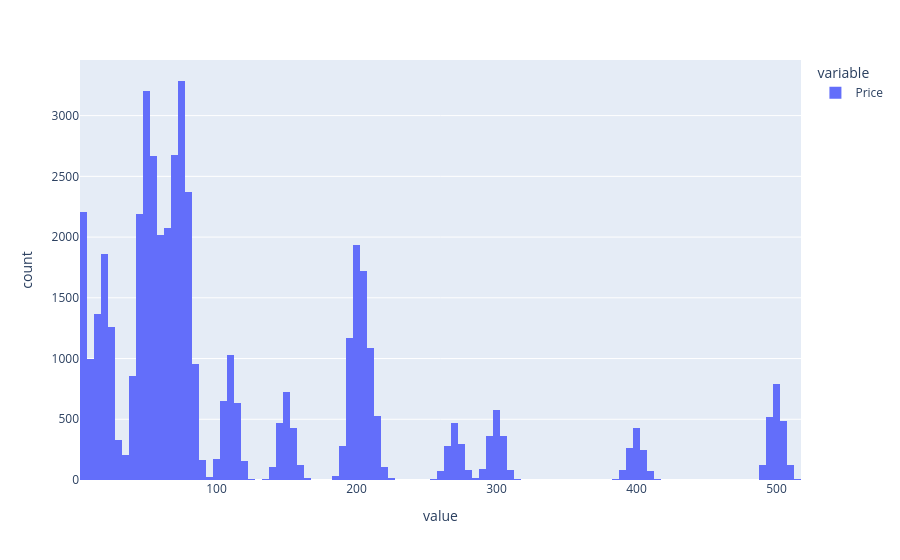

Here is the notebook cell this chart was saved with:
### Markdown cell above
## Problem 5: Regression Analysis

In this section, we will switch from classification to regression. The goal is to predict the price of clothing items based on their image features. Follow the steps below to load the price data, train a regression model, and evaluate its performance.

### Problem 5a: Training a Linear Regression Model

**Task**: Use `pandas` and `scikit-learn` to train a linear regression model to predict prices:

1. **Join the DataFrames**: 
    - Combine the price data with the original `train_df` and `test_df` using the [`join`](https://pandas.pydata.org/docs/reference/api/pandas.DataFrame.join.html) method.
    - Store the resulting training data in `prices_train` and the testing data in `prices_test`.

    **Hint**: Think about which column can serve as the key for joining the `prices` DataFrame with the original `train_df` and `test_df`.

2. **Train the Model**:
    - Use `LinearRegression` from [`sklearn.linear_model`](https://scikit-learn.org/stable/modules/linear_model.html) to train a regression model.
    - Ensure that the model predicts only positive prices.

3. **Store Predictions**:
    - Add the predicted prices to the `prices_test` `DataFrame`.

**Important for grading**: Name your model `price_model`.

**Expected Output**:
The `prices_train` and `prices_test` `DataFrames` should look like this:

| key_0 |      image      |    label    | predicted_label | correct | Price |
|-------|-----------------|-------------|-----------------|---------|-------|
| 48572 | [0.0, 0.0, ...] |   Sneaker   |     Sneaker     |   True  | 49.86 |
| 38696 | [0.0, 0.0, ...] |    Dress    |      Dress      |   True  | 14.56 |

### Code cell
prices = pd.read_csv(f"{ASSIGNMENT_FILES_ROOT}/data/FashionMNIST_prices.csv")
# TODO: Join the original `train_df` and `test_df` with the `prices` DataFrame
prices_train = train_df.join(prices)
prices_test = test_df.join(prices)
prices_train['Price'].hist().show()
prices_train.head()

### Figure 1 — Plotly figure (JSON) as saved in the notebook; plotly's stock layout.template omitted (floating-point values rounded to 4 significant figures; data arrays with more than 128 entries replaced by an {"elided": "..."} marker saying what was removed)
{"data": [{"hovertemplate": "variable=Price<br>value=%{x}<br>count=%{y}<extra></extra>", "bingroup": "x", "type": "histogram", "legendgroup": "Price", "showlegend": true, "marker": {"color": "#636efa", "pattern": {"shape": ""}}, "yaxis": "y", "x": {"elided": "48000 float values"}, "xaxis": "x", "orientation": "v", "name": "Price"}], "layout": {"barmode": "relative", "legend": {"title": {"text": "variable"}, "tracegroupgap": 0.0}, "xaxis": {"title": {"text": "value"}, "anchor": "y", "domain": [0.0, 1.0]}, "margin": {"t": 60.0}, "yaxis": {"title": {"text": "count"}, "anchor": "x", "domain": [0.0, 1.0]}}}
